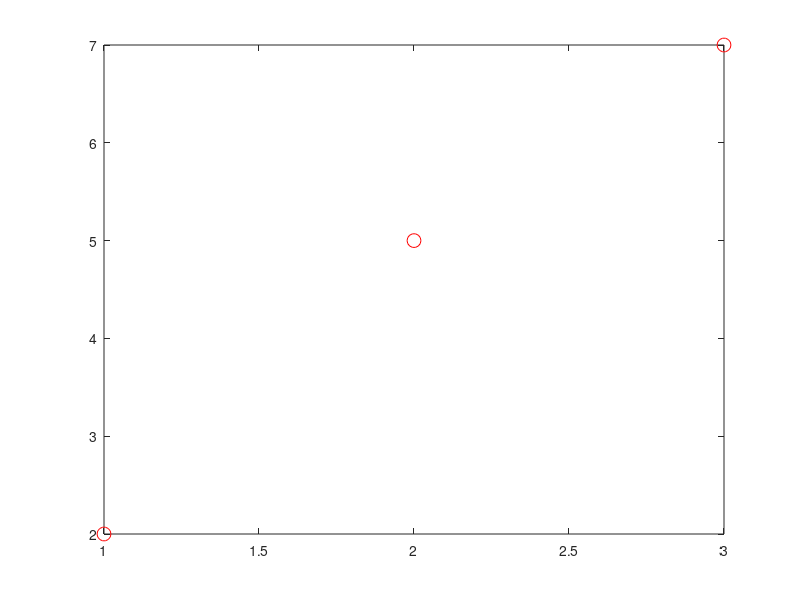

This figure's MATLAB source: (Note: this script raises an error after producing the figure.)
%Fu Wen Tay, 15 May, Exercise 5b: Version 8

% Short script to test the function points2pwl to 
% generate a Piecewise Linear (PWL) curve

% Define three points (x1,y1), (x2,y2) and (x3,y3)
X = [3,2,1];  % In vector form X = [x1 x2 x3]
Y = [7,5,2];  %            and Y = [y1 y2 y3]

% Plot 3 original points as large red circles
plot(X,Y,'ro','MarkerSize',10)
hold on

% Find coefficients of pwl going through three points
lineCoeffs = findLines(X,Y);

% Define range to define PWL over
x = 0:0.1:4;

% Find values of PWL over x range
y = getPWL(lineCoeffs,x);

% Check visually
plot(x,y,'b.-')
grid

